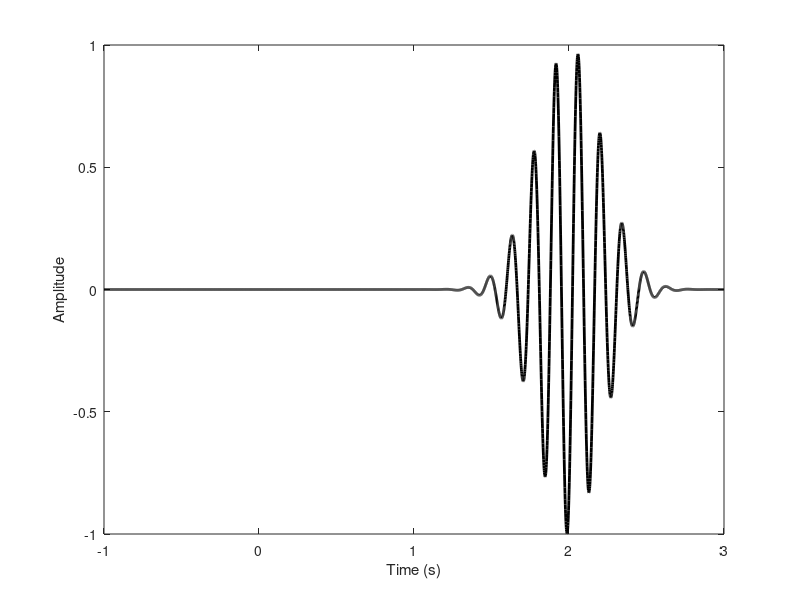

This chart was generated by the following MATLAB code:
%%
%     COURSE: Solved challenges in neural time series analysis
%    SECTION: Simulating EEG data
%      VIDEO: Generating transient oscillations
% Instructor: sincxpress.com
%
%%

%% simulation details

pnts  = 4000;
srate = 1000;
time  = (0:pnts-1)/srate - 1;

% gaussian parameters
peaktime = 2; % seconds
fwhm     = .5;

% sine wave parameters
sinefreq = 7; % for sine wave

%% create signal

% create Gaussian taper
gaus = exp( -(4*log(2)*(time-peaktime).^2) / fwhm^2 );

% sine wave with random phase value ("non-phase-locked")
cosw = cos(2*pi*sinefreq*time + 2*pi*rand);

% signal
signal = cosw .* gaus;


% and plot
figure(1), clf
plot(time,signal,'k','linew',2)
xlabel('Time (s)'), ylabel('Amplitude')

%%
